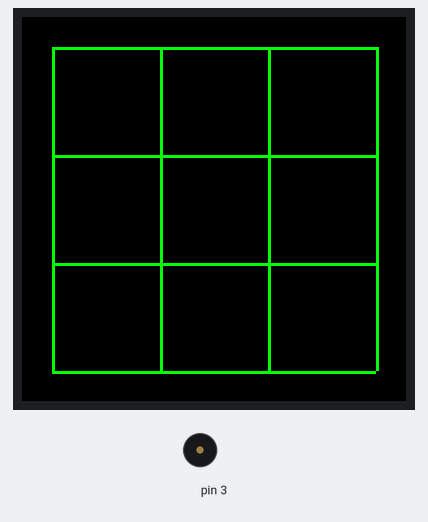
The sketch below on a simulated Arduino Uno, built with avr-gcc and run on an emulated ATmega328P. Shown: 128×128 colour display, buzzer (waves = sounding).

Above: at 0.2 s.
At 1.3 s:
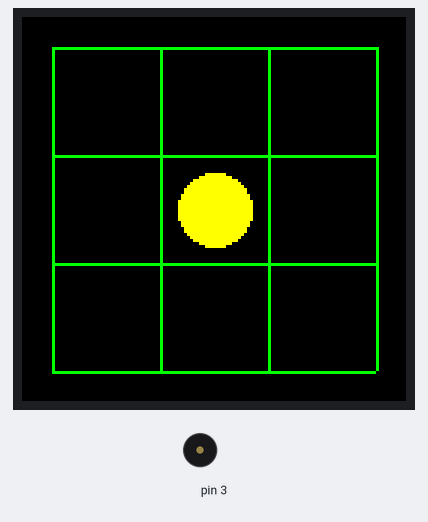
At 3.22 s:
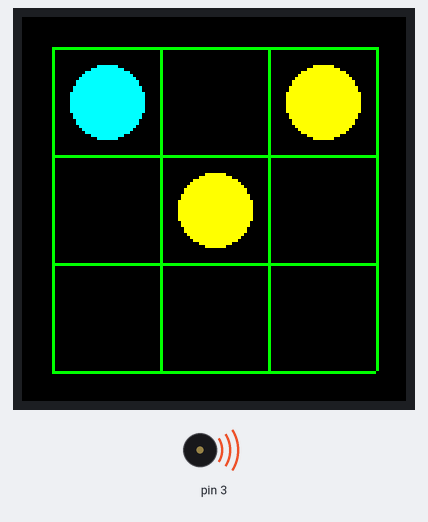
At 6.3 s:
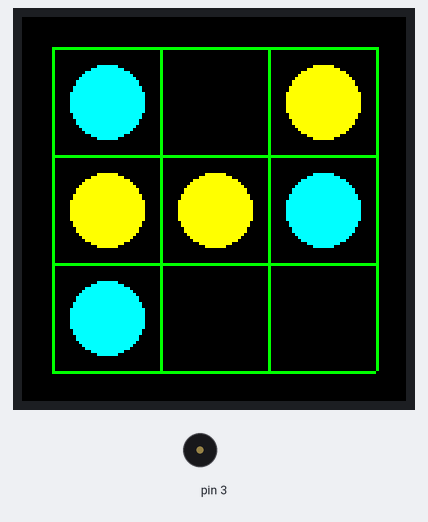
Timing chart, 0 to 40.0 s (numbered marks = the images above):
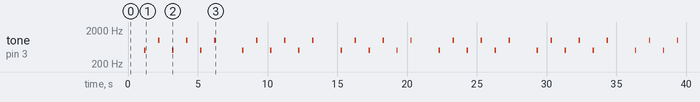

The sketch:

prueba_pantalla_GARABULLO_18.ino
```cpp
// programa para probar la pantalla de garabullo y el buzzer
// 14 enero de 2018
// escrito por Diegolale
// basado en los ejemplos de adafruit

#include <Adafruit_GFX.h>
#include <Adafruit_ST7735.h>
#include <SPI.h>


int delayval = 50; // delay for half a second


#define TFT_CS     10
#define TFT_RST    8
#define TFT_DC     9
//colores

#define rojo 0b1111100000000000
#define verde 0b0000011111100000
#define azul 0b0000000000011111
// blanco es: ST7735_WHITE
// negro es: ST7735_BLACK

Adafruit_ST7735 pantalla = Adafruit_ST7735(TFT_CS,  TFT_DC, TFT_RST);
int colores[] = {ST7735_RED, ST7735_GREEN, ST7735_BLUE, ST7735_WHITE, ST7735_BLACK, ST7735_YELLOW};

void setup(void) {


  pantalla.initR(INITR_144GREENTAB);

  pantalla.setTextWrap(true); // Permite o no que el texto siga fuera de la pantalla o cambie de línea al llegar al borde
  pantalla.fillScreen(ST7735_BLACK);
  pantalla.setRotation(3);

}

void loop(void) {


  for (int cruce = 0; cruce < 4; cruce++)
  {
    pantalla.drawFastVLine(cruce * 36 + 10, 10, 108, verde);
    pantalla.drawFastHLine(10, cruce * 36 + 10, 108, verde);
  }
  int temp_beep = 100;
  int DIA = 12;
  int luz = 30;
  delay(1000);
  pantalla.fillCircle(64, 64, DIA, ST7735_YELLOW);
  tone(3, 500, temp_beep);
  delay(1000);
  pantalla.fillCircle(64 - 36, 64 - 36, DIA, ST7735_CYAN);
  tone(3, 1000, temp_beep);
  delay(1000);
  pantalla.fillCircle(64 + 36, 64 - 36, DIA, ST7735_YELLOW);
  tone(3, 500, temp_beep);
  delay(1000);
  pantalla.fillCircle(64 - 36, 64 + 36, DIA, ST7735_CYAN);
  tone(3, 1000, temp_beep);
  delay(1000);
  pantalla.fillCircle(64 - 36, 64, DIA, ST7735_YELLOW);
  tone(3, 500, temp_beep);
  delay(1000);
  pantalla.fillCircle(64 + 36, 64, DIA, ST7735_CYAN);
  tone(3, 1000, temp_beep);
  delay(1000);
  pantalla.fillScreen(ST7735_BLACK);


}
```

Measured:
- by itself, tone on pin 3: repeats every 7.0 s: silent 0.90 s, 1000 Hz 0.10 s, silent 0.90 s, 500 Hz 0.10 s, silent 0.90 s, 1000 Hz 0.10 s, silent 0.90 s, 500 Hz 0.10 s, silent 0.90 s, 1000 Hz 0.10 s, silent 1.9 s, 500 Hz 0.10 s
- what the display in image 1 shows lasts 1.0 s, from 1.2 s to 2.2 s
